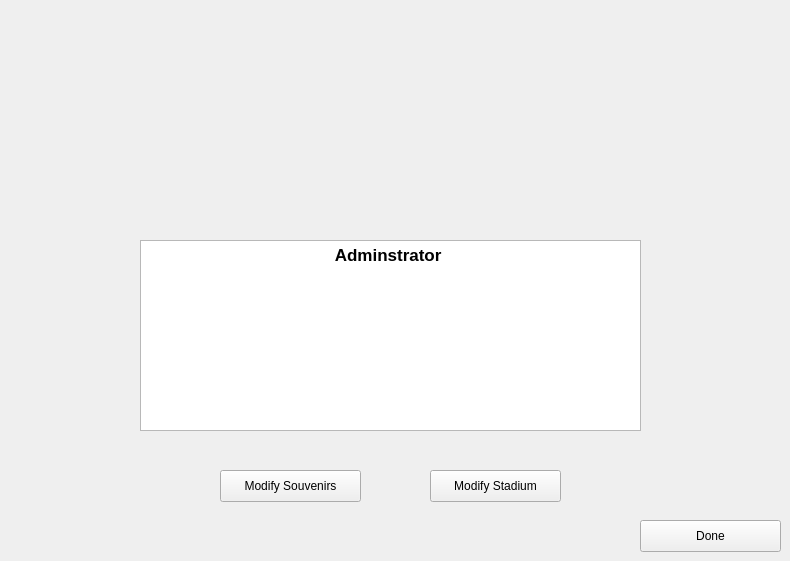
    <widget class="QWidget" name="adminWelcomePg">
     <widget class="QPushButton" name="pushButton">
      <property name="geometry">
       <rect>
        <x>430</x>
        <y>470</y>
        <width>131</width>
        <height>32</height>
       </rect>
      </property>
      <property name="text">
       <string>Modify Stadium</string>
      </property>
     </widget>
     <widget class="QPushButton" name="pushButton_3">
      <property name="geometry">
       <rect>
        <x>220</x>
        <y>470</y>
        <width>141</width>
        <height>32</height>
       </rect>
      </property>
      <property name="text">
       <string>Modify Souvenirs</string>
      </property>
     </widget>
     <widget class="QLabel" name="label_9">
      <property name="geometry">
       <rect>
        <x>270</x>
        <y>10</y>
        <width>231</width>
        <height>211</height>
       </rect>
      </property>
      <property name="text">
       <string>&lt;html&gt;&lt;head/&gt;&lt;body&gt;&lt;p&gt;&lt;img src=&quot;:/logos/adminLogoo.png&quot;/&gt;&lt;/p&gt;&lt;/body&gt;&lt;/html&gt;</string>
      </property>
     </widget>
     <widget class="QPushButton" name="adminPgDoneButton">
      <property name="geometry">
       <rect>
        <x>640</x>
        <y>520</y>
        <width>141</width>
        <height>32</height>
       </rect>
      </property>
      <property name="text">
       <string>Done</string>
      </property>
     </widget>
     <widget class="QTextBrowser" name="textBrowser_2">
      <property name="geometry">
       <rect>
        <x>140</x>
        <y>240</y>
        <width>501</width>
        <height>191</height>
       </rect>
      </property>
      <property name="html">
       <string>&lt;!DOCTYPE HTML PUBLIC &quot;-//W3C//DTD HTML 4.0//EN&quot; &quot;http://www.w3.org/TR/REC-html40/strict.dtd&quot;&gt;
&lt;html&gt;&lt;head&gt;&lt;meta name=&quot;qrichtext&quot; content=&quot;1&quot; /&gt;&lt;style type=&quot;text/css&quot;&gt;
p, li { white-space: pre-wrap; }
&lt;/style&gt;&lt;/head&gt;&lt;body style=&quot; font-family:'.SF NS Text'; font-size:13pt; font-weight:400; font-style:normal;&quot;&gt;
&lt;p align=&quot;center&quot; style=&quot; margin-top:0px; margin-bottom:0px; margin-left:0px; margin-right:0px; -qt-block-indent:0; text-indent:0px;&quot;&gt;&lt;span style=&quot; font-family:'.SF NS Text'; font-weight:600;&quot;&gt;Adminstrator&lt;/span&gt;&lt;span style=&quot; font-family:'.SF NS Text';&quot;&gt; &lt;/span&gt;&lt;/p&gt;
&lt;p style=&quot;-qt-paragraph-type:empty; margin-top:0px; margin-bottom:0px; margin-left:0px; margin-right:0px; -qt-block-indent:0; text-indent:0px; font-family:'.SF NS Text';&quot;&gt;&lt;br /&gt;&lt;/p&gt;&lt;/body&gt;&lt;/html&gt;</string>
      </property>
     </widget>
    </widget>
